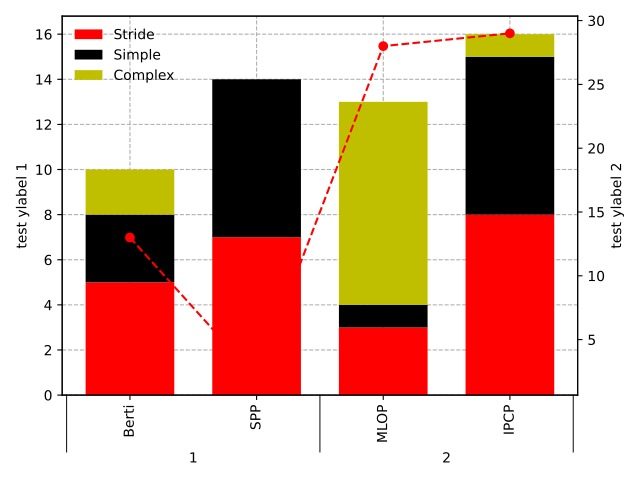

Recreate this plot in Python.
import json
import random

import numpy as np

from myplot import MyPlot

data1 = json.load(open("linebar1.json"))
data2 = json.load(open("linebar2.json"))

assert [datum['x'] for datum in data1] == [datum['x'] for datum in data2]
xs = [datum['x'] for datum in data1]

y1 = np.array([datum['y'] for datum in data1])
y2 = np.array([datum['y'] for datum in data2])



# r：红色（Red）# k：黑色（Black）
# y：黄色（Yellow）# g：绿色（Green）
def cat2color(cat):
    mapping = {
        'Stride': 'r',
        'Simple': 'k',
        'Complex': 'y',
        'Others': 'g',
    }

    for (k, v) in mapping.items():
        if k in cat:
            return v


def y2marker(datum):
    mapping = {
        'Berti': '*',
        'IPCP': '<',
        'SPP': '.',
        'MLOP': 'o',
    }

    for (k, v) in mapping.items():
        if k in datum['name']:
            return v


y1cat = ['Stride', "Simple", "Complex", "Others"]
y2cat = ['Stride', "Simple", "Complex", "Others"]

fig_cfg = {
    'type': 'linebar',
    #'title': 'test title',

    # X Data
    'x': xs,
    # X Label
    # 'xlabel': 'test x label',

    # X axis grouping
    'xgroup': True,
    'xgroup_kwargs': {
        'delimiter': '.',
        'minlevel': 1,
        'yfactor': 0.6,
        'yoffset': 0.2,
        'line_kwargs': {
            'lw': 0.7,
        },
        'text_kwargs': lambda lvl: {
            'rotation': 90 if lvl == 0 else 0
        },
    },

    'yaxes': [
        {
            'y': y1,
            'type': 'bar',
            'marker': '*',
            'color': [cat2color(cat) for cat in y1cat],
            'label': y1cat,
            'axlabel': 'test ylabel 1',
            'grid': True,
            'grid_below': True,
            'grid_kwargs': {
                'linestyle': '--',
            },
            'legend': True,
            'legend_kwargs': {
                'frameon': False
            }
        },
        {
            'y': y2,
            'type': 'line',
            'linestyle': '--',  # '' to omit line
            'side': 'right',
            'marker': 'o',
            'color': [cat2color(cat) for cat in y2cat],
            'label': y2cat,
            'axlabel': 'test ylabel 2',
        }
    ],

    'pre_main_hook': lambda: print("I am a hook before main"),
    'post_main_hook': lambda: print("I am a hook after main"),

    # Misc
    'tight': True,

    # Save
    'save_path': 'mylinebar.pdf'
}


def gen_rand_linebar():
    groups = ['Berti', 'IPCP', 'MLOP', 'SPP']

    data = []
    xs = random.shuffle(groups)
    pos = ['left', 'right']
    ylabels = ['test ylabel 1', 'test ylabel 2'] #test ylabel 1在左侧，test ylabel 2在右侧
    limit = [10, 30]
    for yidx in range(2):
        xys = []
        for (idx, x) in enumerate(groups):
            ys = [random.randint(0, limit[yidx] - 1) for i in range(3)]
            xys.append({'x': x, 'y': ys})
        ylabel = ylabels[yidx]
        data.append({
            'ylabel': ylabel,
            'data': xys
        })

    print(json.dumps(data))

use_subplot_example = False
if use_subplot_example:
    subfig_cfg = fig_cfg
    # 创建一个cfg1，复制subfig_cfg的内容，并添加键值对 pos：(0,0)
    cfg1 = dict(subfig_cfg, pos=(0, 0))
    cfg2 = dict(subfig_cfg, pos=(1, 0))
    fig_cfg = {
        "figsize": [12, 6],
        "subplot": True,
        "gridspec_kwargs": {
            "nrows": 2,
            "ncols": 1,
            "hspace": 0,
            "wspace": 0,
        },
        "subplots_kwargs": {
            "sharex": True,
            "sharey": True,
        },
        "subplot_cfgs": [cfg1, cfg2],
        "tight": True,
    }

if __name__ == '__main__':
    gen_rand_linebar()
    plot = MyPlot(fig_cfg)
    plot.plot()
